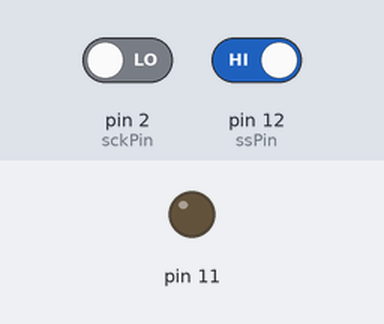
Bench run of a sketch on a simulated Arduino Uno, built with avr-gcc and run on an emulated ATmega328P. On the bench: output pins drawn as LEDs (lit = HIGH). The test bench sets the inputs (shaded band); at power-on: pin 12 (ssPin) HIGH, pin 2 (sckPin) LOW.

Above: at 1.2 s.
1.3 s: pin 12 (ssPin) driven LOW
At 2.4 s:
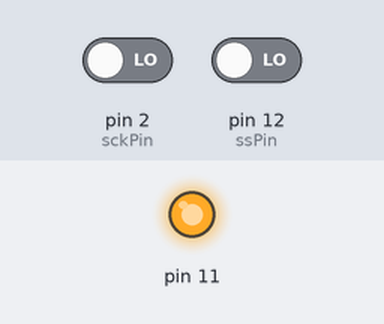
Timing chart, 0 to 4.3 s (numbered marks = the images above; inputs shaded):
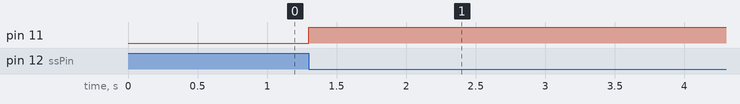

Measured:
- after the input at 1.3 s, pin 11: LOW → HIGH at once

The sketch:

arduino_receiver.ino
```cpp
const byte mosiPin=13;
const byte ssPin=12;
const byte sckPin=2;
uint8_t ssPin_state,lastssPin_state;
uint8_t data;
uint8_t i;

void setup() {
pinMode(mosiPin,INPUT);
pinMode(ssPin,INPUT);
pinMode(sckPin,INPUT);
pinMode(11,OUTPUT);
Serial.begin(9600);
}

void loop() {
ssPin_state = digitalRead(ssPin);
  if (ssPin_state != lastssPin_state) {
    if (ssPin_state == LOW) {
      data=0;
          digitalWrite(11,HIGH);
      for(i=0;i<7;i++){
          while (digitalRead(sckPin)==0);
          data|=digitalRead(mosiPin);
          data<<=1;
          while(digitalRead(sckPin)==1);
        }
          while (digitalRead(sckPin)==0);
          data|=digitalRead(mosiPin);
          while(digitalRead(sckPin)==1);
      Serial.println(data);
      digitalWrite(11,LOW);
    }
  }
    lastssPin_state=ssPin_state;
}
```
